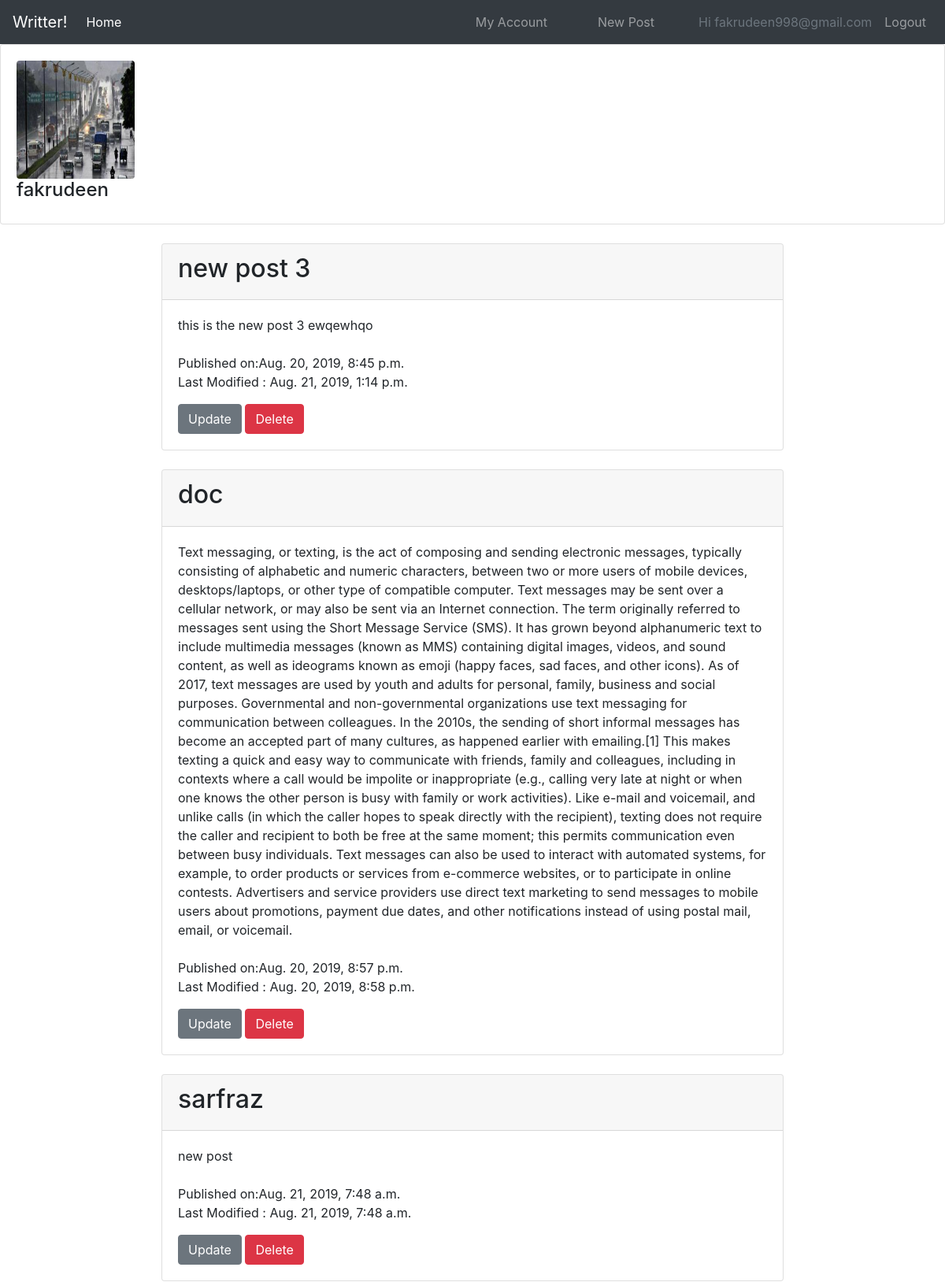
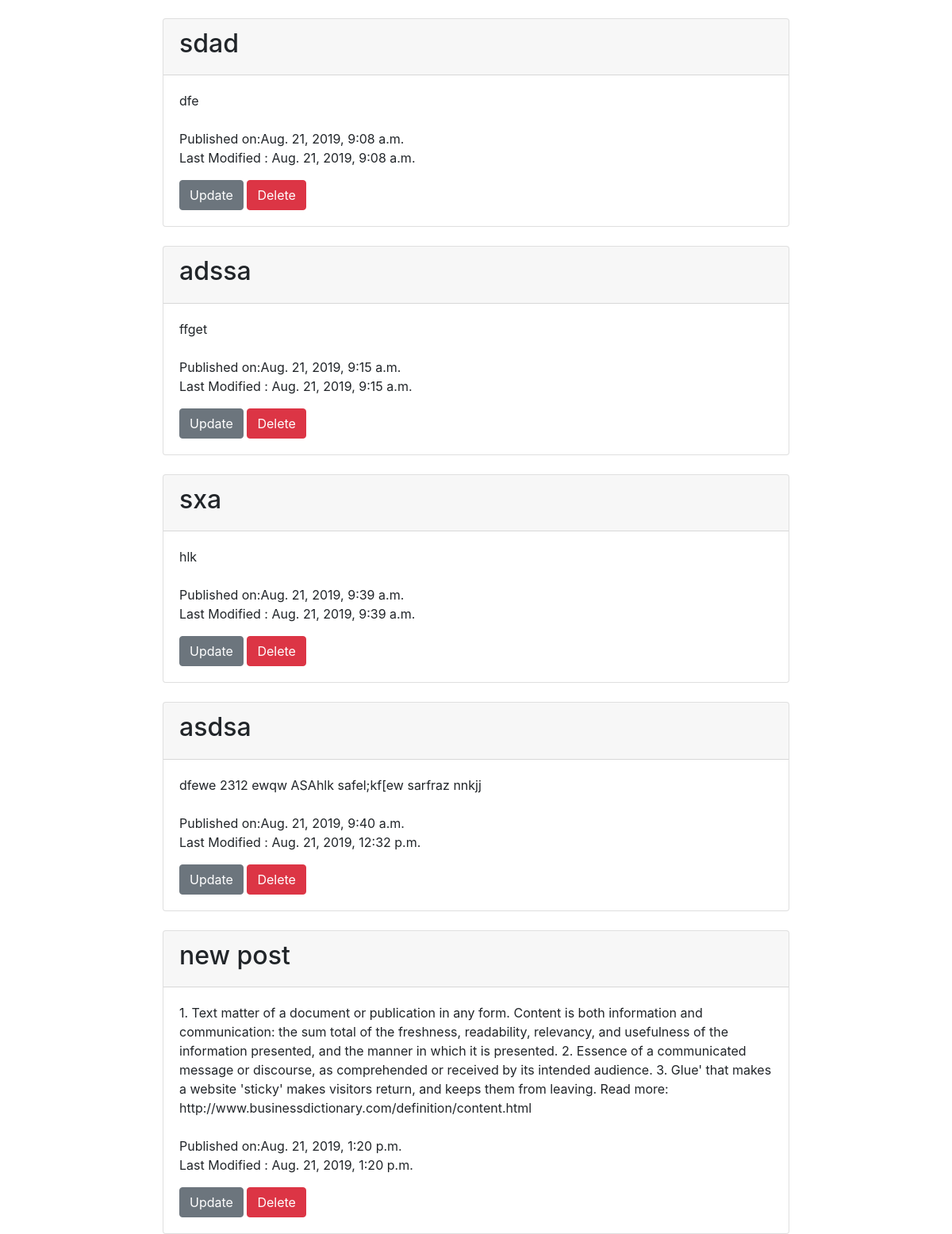
The page /profile (signed in) on the database its author committed (2 pictures, top to bottom).
### module1/models.py (models this page shows, shortened)
class images(models.Model):
    user = models.OneToOneField(User, on_delete=models.CASCADE)
    image = models.ImageField(upload_to="profile_pics", blank=True)

class Post(models.Model):
    title = models.CharField(max_length=256)
    content = models.TextField()
    author = models.ForeignKey(User, on_delete=models.CASCADE)
    published = models.DateTimeField(auto_now_add=True)
    lastmodified = models.DateTimeField(auto_now=True)
    def __str__(self):
        return self.title

### module1/views.py (the view)
# urls.py: path('profile', views.profile, name="profile"),
def profile(request):
    user = User.objects.get(username = request.session['username'])
    posts = Post.objects.filter(author=user.pk)
    print(user)
    print(user.email)
    print(posts)
    return render(request,'profile.html',{'user':user,'posts':posts})

### module1/templates/profile.html
{% extends 'base.html' %} {% block content %}
<div class="card">
  <div class="card-horizontal">
    <div class="card-body" style="text-align: left;">
      <img
        src="{{ user.images.image.url }}"
        class="rounded"
        width="150px"
        height="150px"
      />
      <h4>{{ user.first_name }}</h4>
    </div>
  </div>
</div>
{% for post in posts %}
<br />
<div class="row">
  <div class="col-md-2"></div>
  <div class="col-md-8">
    <div class="card">
      <div class="card-header">
        <h2>{{ post.title }}</h2>
      </div>
      <div class="card-body">
        <p class="card-text">
          {{ post.content }}
          <br /><br />
          Published on:{{ post.published }}<br />
          Last Modified :
          {{ post.lastmodified }}
        </p>
        <a
          class="btn btn-secondary mr-10 bt-sm"
          href="{% url 'post-update' post.id%}"
          >Update</a
        >
        <a class="btn btn-danger bt-sm" href="{% url 'post-delete' post.id%}"
          >Delete</a
        >
      </div>
    </div>
  </div>
  <div class="col-md-2"></div>
</div>
{% endfor %} {% endblock %}

### module1/templates/base.html (shortened to what this page needs)
{% load static from staticfiles %}
<!DOCTYPE html>
<html lang="en">
  <head>
    <link
      rel="stylesheet"
      href="https://stackpath.bootstrapcdn.com/bootstrap/4.3.1/css/bootstrap.min.css"
    />
    <link
      rel="stylesheet"
      href="https://use.fontawesome.com/releases/v5.8.1/css/all.css"
    />
  </head>
  <body>
    <nav class="navbar navbar-expand-lg navbar-dark bg-dark">
      <a class="navbar-brand" href="#">Writter!</a>
      <div class="collapse navbar-collapse" id="navbarSupportedContent">
        <ul class="navbar-nav mr-auto">
          <li class="nav-item active">
            <a class="nav-link" href="/"
              >Home <span class="sr-only">(current)</span></a
            >
          </li>
        </ul>
        <ul class="navbar-nav">
          {% if user.is_authenticated %}
          <li class="nav-item">
            <a
              class="nav-link mr-5"
              href="{% url 'profile'%}"
              tabindex="-1"
              aria-disabled="false"
              >My Account</a
            >
          </li>
          <li class="nav-item">
            <a
              class="nav-link mr-5"
              href="{% url 'newpost'%}"
              tabindex="-1"
              aria-disabled="false"
              >New Post</a
            >
          </li>
          <li class="nav-item text-muted mt-2 mr-2">Hi {{ user.username }}</li>
          <li class="nav-item">
            <a
              class="nav-link"
              tabindex="-1"
              aria-disabled="false"
              href="{% url 'logout'%}"
              >Logout</a
            >
          </li>
          {% endif %}
        </ul>
      </div>
    </nav>
    {% block content %} {% endblock %}
  </body>
</html>

### rows shown on the page
Post: title "new post 3", content "this is the new post 3 ewqewhqo", published "Aug. 20, 2019, 8:45 p.m.", lastmodified "Aug. 21, 2019, 1:14 p.m."
Post: title "doc", content "Text messaging, or texting, is the act of composing and sending electronic messages, typically consisting of alphabetic and numeric characters, between two or more users of mobile devices, desktops/laptops, or other type of compatible computer. Text messages may be sent over a cellular network, or may also be sent via an Internet connection. The term originally referred to messages sent using the Short Message Service (SMS). It has grown beyond alphanumeric text to include multimedia messages (known as MMS) containing digital images, videos, and sound content, as well as ideograms known as emoji (happy faces, sad faces, and other icons). As of 2017, text messages are used by youth and…", published "Aug. 20, 2019, 8:57 p.m.", lastmodified "Aug. 20, 2019, 8:58 p.m."
Post: title "sarfraz", content "new post", published "Aug. 21, 2019, 7:48 a.m.", lastmodified "Aug. 21, 2019, 7:48 a.m."
Post: title "sdad", content "dfe", published "Aug. 21, 2019, 9:08 a.m.", lastmodified "Aug. 21, 2019, 9:08 a.m."
Post: title "adssa", content "ffget", published "Aug. 21, 2019, 9:15 a.m.", lastmodified "Aug. 21, 2019, 9:15 a.m."
Post: title "sxa", content "hlk", published "Aug. 21, 2019, 9:39 a.m.", lastmodified "Aug. 21, 2019, 9:39 a.m."
Post: title "asdsa", content "dfewe 2312 ewqw ASAhlk safel;kf[ew sarfraz nnkjj", published "Aug. 21, 2019, 9:40 a.m.", lastmodified "Aug. 21, 2019, 12:32 p.m."
Post: title "new post", content "1. Text matter of a document or publication in any form. Content is both information and communication: the sum total of the freshness, readability, relevancy, and usefulness of the information presented, and the manner in which it is presented. 2. Essence of a communicated message or discourse, as comprehended or received by its intended audience. 3. Glue' that makes a website 'sticky' makes visitors return, and keeps them from leaving. Read more: http://www.businessdictionary.com/definition/content.html", published "Aug. 21, 2019, 1:20 p.m.", lastmodified "Aug. 21, 2019, 1:20 p.m."

### other values the page prints
{{ user.username }} "fakrudeen998@gmail.com"
{{ user.first_name }} "fakrudeen"
